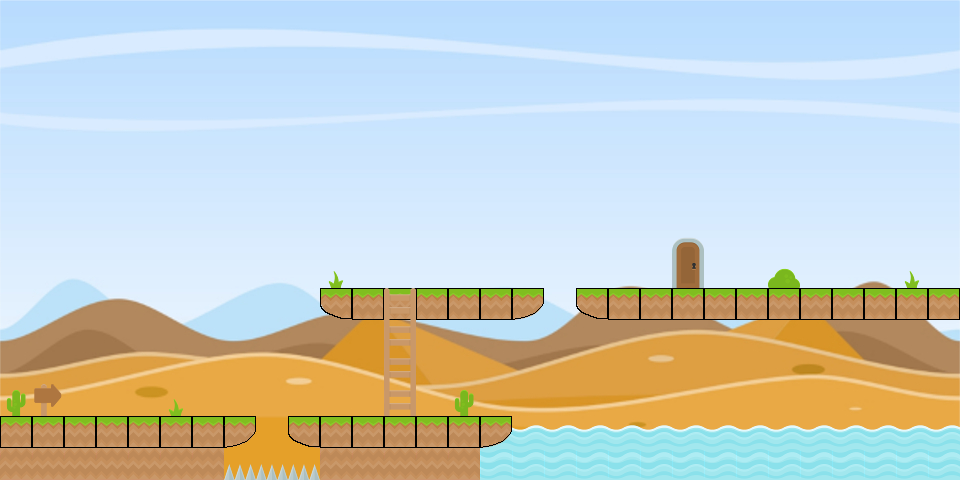

Below is a game level as drawn by its tile map, then a one-line description and the .tmx that defines it (tile-layer data replaced by summaries):
An orthogonal 30x15 tile map with 32x32 px tiles, 7 tile layers (background, water, ice, unblocked, ...), 4 tilesets.

<map version="1.0" orientation="orthogonal" renderorder="right-down" width="30" height="15" tilewidth="32" tileheight="32" nextobjectid="8">
 <tileset firstgid="1" name="spritesheet_tiles" tilewidth="32" tileheight="32" tilecount="128" columns="8">
  <image source="../spritesheets/spritesheet_tiles.png" trans="ff00ff" width="256" height="512" />
 </tileset>
 <tileset firstgid="129" name="spritesheet_items" tilewidth="32" tileheight="32" tilecount="32" columns="8">
  <image source="../spritesheets/spritesheet_items.png" trans="ff00ff" width="256" height="128" />
 </tileset>
 <tileset firstgid="161" name="newdesert" tilewidth="32" tileheight="32" tilecount="450" columns="30">
  <image source="../backgrounds/newdesert.jpg" trans="ff00ff" width="960" height="480" />
 </tileset>
 <tileset firstgid="611" name="spritesheet_ground2" tilewidth="32" tileheight="32" tilecount="128" columns="8">
  <image source="../spritesheets/spritesheet_ground2.png" trans="ff00ff" width="256" height="512" />
 </tileset>
 <layer name="background" width="30" height="15">
  <data>[450 cells, 450 non-empty, 450 distinct tile ids]</data>
 </layer>
 <layer name="water" width="30" height="15">
  <data>[450 cells, 32 non-empty, 4 distinct tile ids]</data>
 </layer>
 <layer name="ice" width="30" height="15">
  <data>[450 cells, 0 non-empty, 0 distinct tile ids]</data>
 </layer>
 <layer name="unblocked" width="30" height="15">
  <data>[450 cells, 8 non-empty, 5 distinct tile ids]</data>
 </layer>
 <layer name="blocked" width="30" height="15">
  <data>[450 cells, 47 non-empty, 5 distinct tile ids]</data>
 </layer>
 <layer name="ladder" width="30" height="15">
  <data>[450 cells, 4 non-empty, 2 distinct tile ids]</data>
 </layer>
 <layer name="door" width="30" height="15">
  <data>[450 cells, 2 non-empty, 2 distinct tile ids]</data>
 </layer>
</map>
